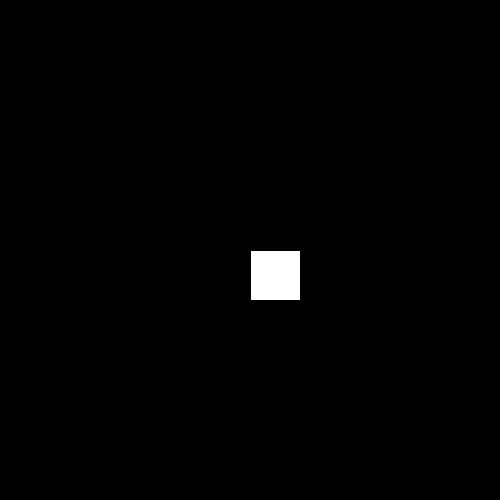
Frame 1 (no input)
Frame 60 (the mouse pressed at the canvas centre just before this capture): identical to frame 1, image omitted
Frame 120 (the mouse held since frame 60 and released just before this capture): blank canvas, image omitted

The Processing sketch that drew this single still picture (run headless with seeded random() and noise(); from frame 60 on, the mouse is pressed at the canvas centre):

// Processing sketch: sketch_181008l_rotate
// ── sketch_181008l_rotate.pde
// rotate
void setup(){
  size(500,500);
}

void draw(){
  background(0);
  //translate(0,0);
  rotate(map(mouseX, 0, width,0,TWO_PI));
  rect(250,250,50,50);
}
